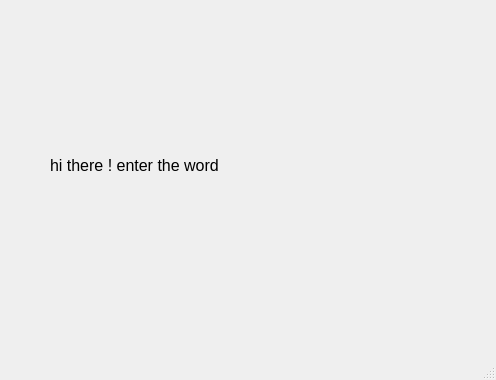
<?xml version="1.0" encoding="UTF-8"?>
<ui version="4.0">
 <class>MainWindow</class>
 <widget class="QMainWindow" name="MainWindow">
  <property name="geometry">
   <rect>
    <x>0</x>
    <y>0</y>
    <width>496</width>
    <height>380</height>
   </rect>
  </property>
  <property name="windowTitle">
   <string>MainWindow</string>
  </property>
  <widget class="QWidget" name="centralwidget">
   <widget class="QLabel" name="label">
    <property name="geometry">
     <rect>
      <x>50</x>
      <y>110</y>
      <width>411</width>
      <height>111</height>
     </rect>
    </property>
    <property name="font">
     <font>
      <pointsize>12</pointsize>
     </font>
    </property>
    <property name="text">
     <string>hi there ! enter the word</string>
    </property>
   </widget>
  </widget>
  <widget class="QMenuBar" name="menubar">
   <property name="geometry">
    <rect>
     <x>0</x>
     <y>0</y>
     <width>496</width>
     <height>21</height>
    </rect>
   </property>
  </widget>
  <widget class="QStatusBar" name="statusbar"/>
 </widget>
 <resources/>
 <connections/>
</ui>
